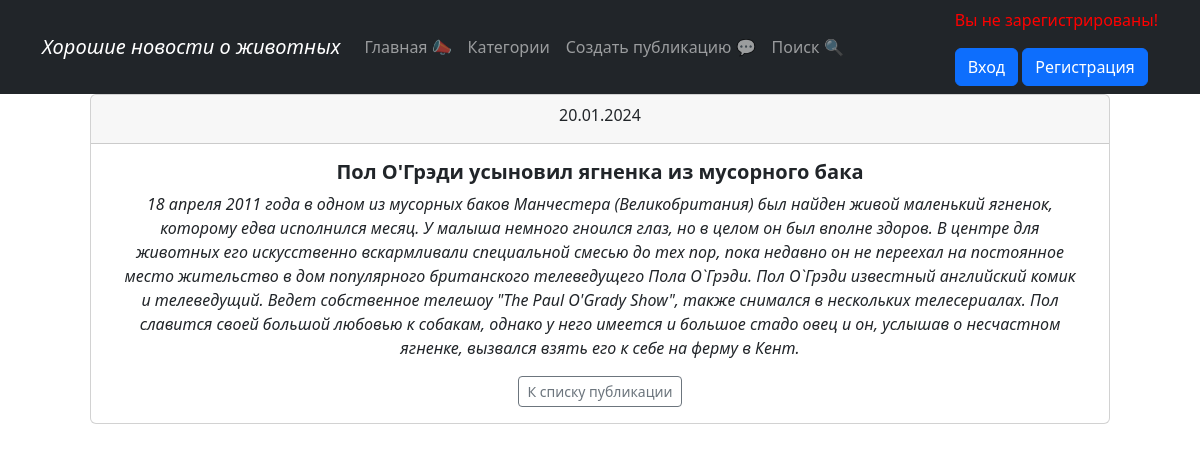
Screenshot of /news/29 with the database file from the repository.
### news/models.py (models this page shows, shortened)
class Post(models.Model):
    author = models.ForeignKey(Author, on_delete=models.CASCADE)
    content_type = models.CharField(max_length=10, choices=[
        ('статья', 'Статья'), ('новость', 'Новость')])
    created_time = models.DateTimeField(auto_now_add=True)
    categories = models.ManyToManyField(Category, through='PostCategory',
                                        related_name='PostCategory')
    title = models.CharField(max_length=255, verbose_name=pgettext_lazy('Title', 'Title'))
    text = models.TextField()
    rating = models.IntegerField(default=0)

### news/views.py (the view)
# urls.py: path('<int:pk>', PostDetail.as_view(), name='post_full'),
class PostDetail(DetailView):
    model = Post
    template_name = 'post_full.html'
    queryset = Post.objects.all()

### news/templatetags/custom_filters.py (called while the page is built)
@register.filter()
def censor(text):
    list_words = text.split()
    censor_words = {'салюты', 'игрушки', }
    censor_text = []
    if isinstance(text, str):
        for word in list_words:
            if word.lower() in censor_words:
                word = f'{word[0]}{"*" * (len(word) - 2)}{word[-1]}'
            censor_text.append(word)
        return ' '.join(censor_text)

### templates/post_full.html (shortened to what this page needs)
{% extends 'flatpages/default.html' %}
{% load custom_filters %}
{% block content %}
<div class="container px-5">
<div class="card">
  <div class="card-header">
    {{ post.created_time | date:'d.m.Y' }}
  </div>
  <div class="card-body mx-3">
    <h5 class="card-title text-center"><b>{{ post.title|censor }}</b></h5>
    <p class="card-text"><i>{{ post.text|censor }}</i></p>
    <a href="{% url 'post_list' %}" class="btn btn-outline-secondary btn-sm">К списку публикации</a>
  </div>
</div>
  </div>{% endblock content %}

### rows the page displays
Post: created_time "20.01.2024", title|censor "Пол О'Грэди усыновил ягненка из мусорного бака", text|censor "18 апреля 2011 года в одном из мусорных баков Манчестера (Великобритания) был найден живой маленький ягненок, которому едва исполнился месяц. У малыша немного гноился глаз, но в целом он был вполне здоров. В центре для животных его искусственно вскармливали специальной смесью до тех пор, пока недавно он не переехал на постоянное место жительство в дом популярного британского телеведущего Пола О`Грэди. Пол О`Грэди известный английский комик и телеведущий. Ведет собственное телешоу \"The Paul O'Grady Show\", также снимался в нескольких телесериалах. Пол славится своей большой любовью к собакам, однако у него имеется и большое стадо овец и он, услышав о несчастном ягненке, вызвался взять его к…"
